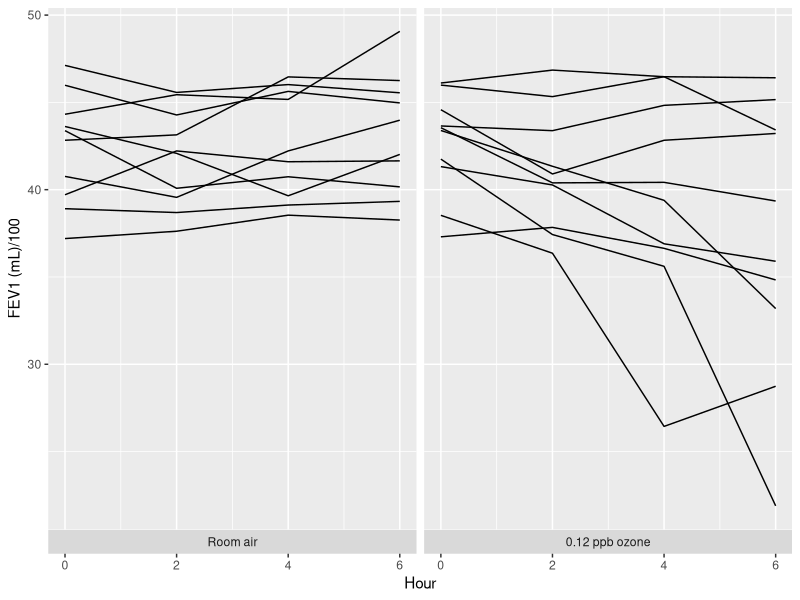
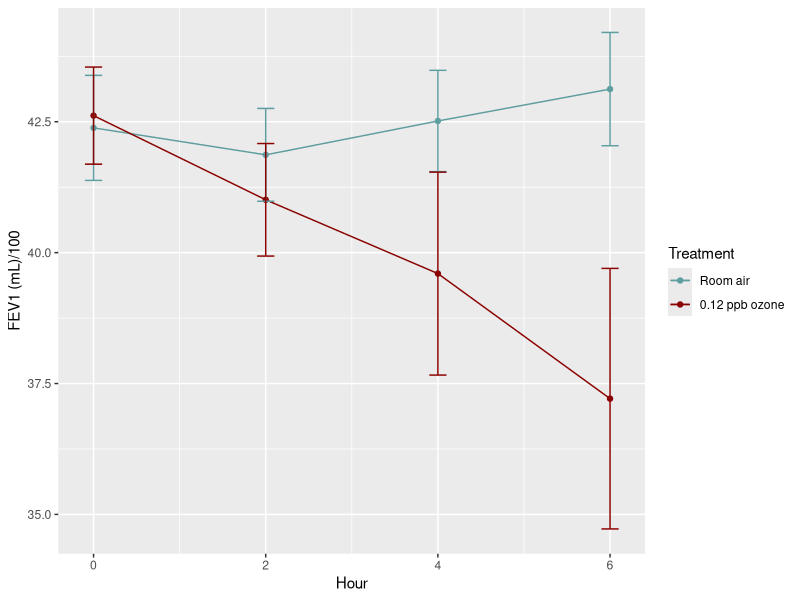

The R script that drew these images, in order: (Note: this script raises an error after producing the figures.)
## ---- chunk 1
knitr::opts_chunk$set(echo = FALSE, dev = "pdf")
library("ggplot2")
library("nlme")
library("car") # For Anova function to get chi-squared
library("dplyr")
## ---- chunk 2
# Read in data
ozone.long <- read.csv(file = "data/ozone0246.csv", header = FALSE)

# Set column names
colnames(ozone.long) <- c("subject", "hour", "group", "FEV1")

# Create column with hour as factor
ozone.long$cat.hour <- as.factor(ozone.long$hour)
## ---- chunk 3
# Vector for labeling facets
group_labels <- c("0" = "Room air", "1" = "0.12 ppb ozone")

# Plot responses over time, faceting by group
time.plot <- ggplot(data = ozone.long, mapping = aes(x = hour, y = FEV1, group = subject)) +
  geom_line() +
  ylab(label = "FEV1 (mL)/100") +
  xlab(label = "Hour") +
  facet_grid(~ group, switch = "x", labeller = labeller(group = group_labels))
time.plot
## ---- chunk 4
# Extract mean, sd, and counts
desc.stats <- ozone.long %>% 
  group_by(group, hour) %>% 
  summarize(mean = mean(FEV1), sd = sd(FEV1), count = n())

# Convert to a df and calculate SE
desc.stats <- data.frame(desc.stats)
desc.stats$group <- as.factor(desc.stats$group)
desc.stats$se <- desc.stats$sd / sqrt(desc.stats$count)


# Plot both control and treatment group means
means.plot <- ggplot(data = desc.stats, mapping = aes(x = hour, y = mean, color = group, group = group)) +
  geom_point() +
  geom_line() +
  geom_errorbar(data = desc.stats, mapping = aes(x = hour, ymin = (mean - se), ymax = (mean + se)), width = 0.2) +
  scale_color_manual(name = "Treatment", values = c("cadetblue", "darkred"), labels = group_labels) +
  ylab(label = "FEV1 (mL)/100") +
  xlab(label = "Hour")
means.plot
## ---- chunk 5
# Build gls unstructured variance model
unstructured.model <- gls(FEV1 ~ group + cat.hour + group * cat.hour,
                     data = ozone.long,
                     correlation = corSymm(form = ~1|subject),
                     weights = varIdent(form = ~1|cat.hour),
                     method = "REML")

unstructured.summary <- summary(unstructured.model)

# Build storage object for subsequent model comparison
var.models <- data.frame(model.name = c("Unstructured", "Compound Symmetric", "Heterogeneous Compound Symmetric", 
                                         "First-order Autoregressive", "Heterogeneous first-order Autoregressive"),
                         model.code = c("un", "cs", "hcs", "ar", "har"),
                         num.params = NA,
                         lnl = NA,
                         aic = NA)
rownames(var.models) <- var.models$model.code
var.models["un", "num.params"] <- (nlevels(ozone.long$cat.hour)*(nlevels(ozone.long$cat.hour) + 1)) / 2
var.models["un", "lnl"] <- unstructured.summary$logLik[1]
var.models["un", "aic"] <- unstructured.summary$AIC[1]
## ---- chunk 6
# Compound symmetry
cs.model <- gls(FEV1 ~ group + cat.hour + group * cat.hour,
                     data = ozone.long,
                     correlation = corCompSymm(form = ~1|subject),
                     weights = varIdent(form = ~1),
                     method = "REML")

cs.summary <- summary(cs.model)
var.models["cs", "num.params"] <- 2
var.models["cs", "lnl"] <- cs.summary$logLik[1]
var.models["cs", "aic"] <- cs.summary$AIC[1]

# Heterogeneous compound symmetry
hcs.model <- gls(FEV1 ~ group + cat.hour + group * cat.hour,
                     data = ozone.long,
                     correlation = corCompSymm(form = ~1|subject),
                     weights = varIdent(form = ~1|cat.hour),
                     method = "REML")

hcs.summary <- summary(hcs.model)
var.models["hcs", "num.params"] <- nlevels(ozone.long$cat.hour) + 1
var.models["hcs", "lnl"] <- hcs.summary$logLik[1]
var.models["hcs", "aic"] <- hcs.summary$AIC[1]

# First-order autoregressive
ar.model <- gls(FEV1 ~ group + cat.hour + group * cat.hour,
                     data = ozone.long,
                     correlation = corAR1(form = ~1|subject),
                     weights = varIdent(form = ~1),
                     method = "REML")

ar.summary <- summary(ar.model)
var.models["ar", "num.params"] <- 2
var.models["ar", "lnl"] <- ar.summary$logLik[1]
var.models["ar", "aic"] <- ar.summary$AIC[1]

# Heterogeneous first-order autoregressive
har.model <- gls(FEV1 ~ group + cat.hour + group * cat.hour,
                     data = ozone.long,
                     correlation = corAR1(form = ~1|subject),
                     weights = varIdent(form = ~1|cat.hour),
                     method = "REML")

har.summary <- summary(har.model)
var.models["har", "num.params"] <- nlevels(ozone.long$cat.hour) + 1
var.models["har", "lnl"] <- har.summary$logLik[1]
var.models["har", "aic"] <- har.summary$AIC[1]
## ---- chunk 7
har.covar <- getVarCov(obj = har.model)
har.covar <- round(har.covar, 3)
## ---- chunk 8
har.ml.model <- gls(FEV1 ~ group + cat.hour + group * cat.hour,
                    data = ozone.long,
                    correlation = corAR1(form = ~1|subject),
                    weights = varIdent(form = ~1|cat.hour),
                    method = "ML")

har.ml.summary <- summary(har.ml.model)
har.ml.anova <- Anova(har.ml.model)
coincide.chisq <- round(sum(har.ml.anova$Chisq[c(1, 3)]), 3)
coincide.df <- sum(har.ml.anova$Df[c(1, 3)])
coincide.p <- round(pchisq(q = sum(har.ml.anova$Chisq[c(1, 3)]), df = sum(har.ml.anova$Df[c(1, 3)]), lower.tail = FALSE), 3)
coincide.text <- "do"
if (coincide.p >= 0.05) {
  coincide.text <- "do not"
}
parallel.chisq <- round(har.ml.anova$Chisq[3], 3)
parallel.df <- har.ml.anova$Df[3]
parallel.p <- har.ml.anova$`Pr(>Chisq)`[3]
parallel.text <- "do"
if (parallel.p >= 0.05) {
  parallel.text <- "do not"
}
## ---- chunk 9
linear.model <- gls(FEV1 ~ group + hour + group * hour,
                    data = ozone.long,
                    correlation = corAR1(form = ~1|subject),
                    weights = varIdent(form = ~1|hour),
                    method = "REML")
linear.summary <- summary(linear.model)
coeffs.95CI <- round(confint(object = linear.model), 3)
## ---- chunk 10
# Linear model with ML instead of REML
linear.ml.model <- gls(FEV1 ~ group + hour + group * hour,
                    data = ozone.long,
                    correlation = corAR1(form = ~1|subject),
                    weights = varIdent(form = ~1|hour),
                    method = "ML")
linear.ml.summary <- summary(linear.ml.model)

reduced.ml.model <- gls(FEV1 ~ group + hour,
                    data = ozone.long,
                    correlation = corAR1(form = ~1|subject),
                    weights = varIdent(form = ~1|hour),
                    method = "ML")
reduced.ml.summary <- summary(reduced.ml.model)

linear.reduced.lrt <- 2*(linear.ml.summary$logLik[1] - reduced.ml.summary$logLik[1])
linear.reduced.p <- pchisq(q = linear.reduced.lrt, df = 1, lower.tail = FALSE)
## ---- chunk 11
# Center time before analysis
ozone.long$hour.centered <- ozone.long$hour - mean(as.numeric(levels(ozone.long$cat.hour)))
ozone.long$hour.c.sq <- ozone.long$hour.centered^2
quad.model <- gls(FEV1 ~ group + hour.centered + hour.c.sq + group * hour.centered + group * hour.c.sq,
                    data = ozone.long,
                    correlation = corAR1(form = ~1|subject),
                    weights = varIdent(form = ~1|hour.centered),
                    method = "ML")
quad.summary <- summary(quad.model)

# Extract info for LRT between parametric models
linear.v.quad.lnl <- 2 * (quad.summary$logLik[1] - linear.ml.summary$logLik[1])
linear.v.quad.df <- length(quad.summary$coefficients) - length(linear.ml.summary$coefficients)
linear.v.quad.p <- round(pchisq(q = linear.v.quad.lnl, df = linear.v.quad.df, lower.tail = FALSE), 3)

# Extract info for AIC between linear and saturated
linear.v.sat.aic <- round(har.ml.summary$AIC - linear.summary$AIC, 3)
## ---- chunk 12
# Get confidence intervals
linear.ci <- confint(object = linear.model)

# Accumulate statistics for abstract

# Magnitude and directionality of change over time for control group
control.change <- round(linear.summary$coefficients["hour"][1], 2)
control.change.dir <- "increase"
if (control.change < 0) {
  control.change.dir <- "decrease"
  control.change <- abs(control.change)
}

# 95% CI for the change over time for control group
control.change.ci <- round(linear.ci["hour", ], 2)

# Magnitude and directionality of change over time for treatment group rel. to control
ozone.change <- round(linear.summary$coefficients["group:hour"][1], 2)
ozone.change.dir <- "increase"
if (ozone.change < 0) {
  ozone.change.dir <- "decrease"
  ozone.change <- abs(ozone.change)
}

# 95% CI for the change over time for control group
ozone.change.ci <- round(linear.ci["group:hour", ], 2)

# And convert them all to mL
control.change <- control.change/100
control.change.ci <- control.change.ci/100
ozone.change <- ozone.change/100
ozone.change.ci <- ozone.change.ci/100
